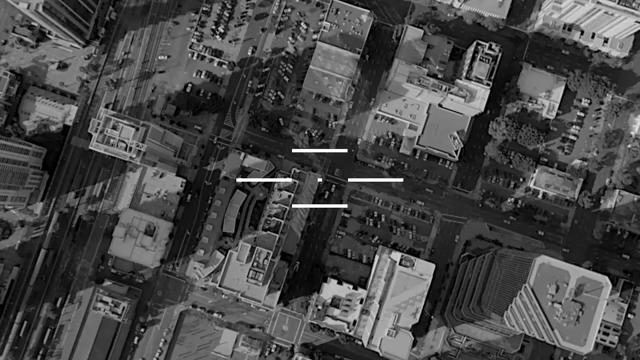
#> input picture Frames/00000.jpg, 640 x 360 px; its folder holds only this picture in this run
$ python main.py
#> lines starting #> are read from the running program, lines starting #| are printed output that depends on the picture
import matplotlib.pyplot as plt
import numpy as np
import os

def inpaint_diffussion(image, mask, iterations = 150):
    img_inpaint = image.copy()
    if not np.issubdtype(img_inpaint.dtype, np.floating):
        img_inpaint = img_inpaint.astype(np.float32)/ 255

    print(f'Starting inpainting for {iterations} iterations')
    for i in range(iterations):
        up = np.roll(img_inpaint, 1, axis=0)
        down = np.roll(img_inpaint, -1, axis=0)
        left = np.roll(img_inpaint, 1, axis=1)
        right = np.roll(img_inpaint, -1, axis=1)

        avg_neighbors = (up+down+right+left) / 4.0

        img_inpaint[mask] = avg_neighbors[mask]

    return np.clip(img_inpaint, 0.0,1.0)

input_folder = 'Frames'
output_folder = 'Cleaned'
os.makedirs(output_folder, exist_ok=True)
coordinates = [
    (235,177,293,183),
    (290,147,348,153),
    (342,176,404,182),
    (290,202,348,208),
    (316,177,322,182)
]


for frame_file in sorted(os.listdir(input_folder)):
    if not frame_file.endswith('.jpg'):
        continue

    image_path = os.path.join(input_folder, frame_file)
    img = plt.imread(image_path)
#> img is the input picture: shape (360, 640, 3); min 0, max 255, mean 72.8
    if img.shape[2] == 4:
        img = img[:,:,:3]
    height, width, _ = img.shape
#> height = 360; width = 640
    combined_mask = np.zeros((height,width), dtype=bool)

    for x1,y1,x2,y2 in coordinates:
        combined_mask[y1:y2, x1:x2] = True

    img_blended = inpaint_diffussion(img, mask=combined_mask, iterations = 200)
#> the loop in inpaint_diffussion, `for i in range(iterations):` made 200 passes
#> pass 1, in inpaint_diffussion, `up = np.roll(img_inpaint, 1, axis=0)`:
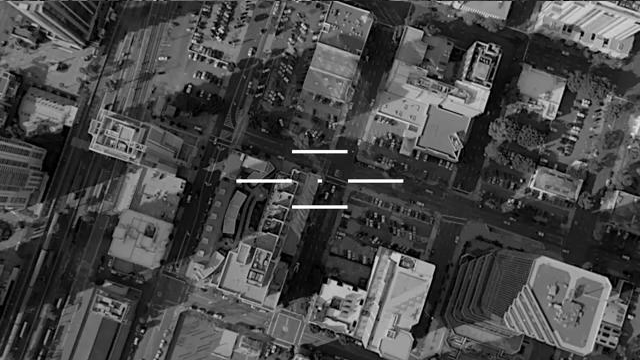
#> up: shape (360, 640, 3) float32; min 0, max 1, mean 0.286
#> pass 1, in inpaint_diffussion, `down = np.roll(img_inpaint, -1, axis=0)`:
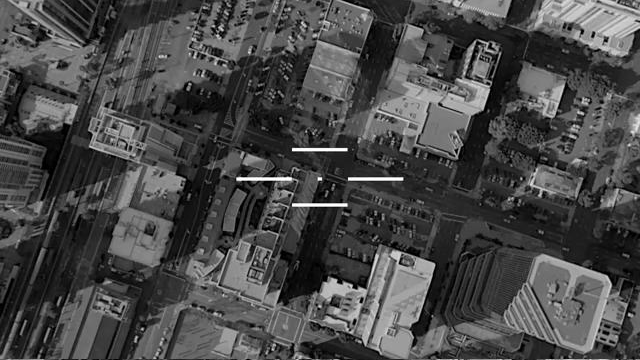
#> down: shape (360, 640, 3) float32; min 0, max 1, mean 0.286
#> pass 1, in inpaint_diffussion, `left = np.roll(img_inpaint, 1, axis=1)`:
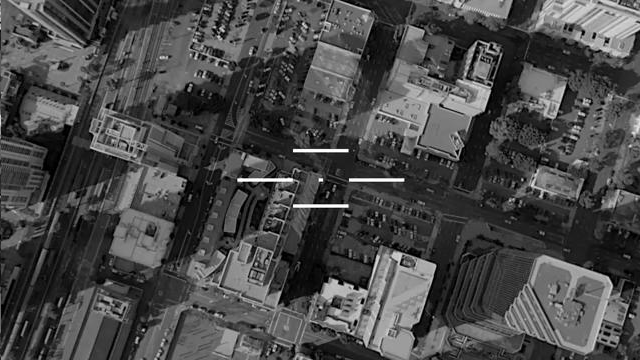
#> left: shape (360, 640, 3) float32; min 0, max 1, mean 0.286
#> pass 1, in inpaint_diffussion, `right = np.roll(img_inpaint, -1, axis=1)`:
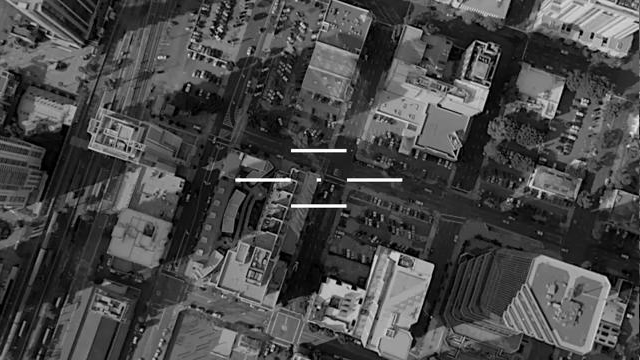
#> right: shape (360, 640, 3) float32; min 0, max 1, mean 0.286
#> after the loop in inpaint_diffussion, `for i in range(iterations):`:
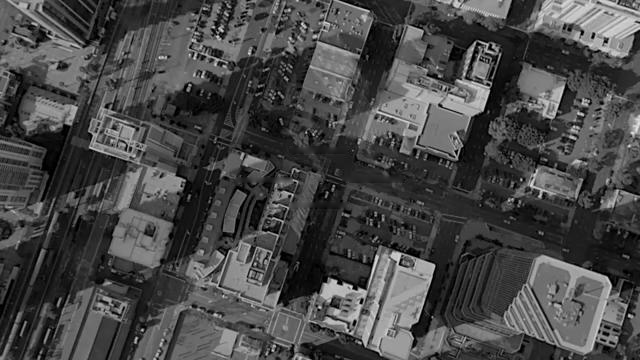
#> img_inpaint: shape (360, 640, 3) float32; min 0, max 0.894, mean 0.283
    print("Inpaint Successful")
    # fig, axes = plt.subplots(1,2, figsize = (20,10))

    # axes[0].imshow(img)
    # axes[0].set_title("Original Image")
    # axes[0].axis('off')

    # axes[1].imshow(img_blended)
    # axes[1].set_title("Image with Lines Removed")
    # axes[1].axis('off')

    # plt.tight_layout()
    # plt.show()

    save_path = os.path.join(output_folder, frame_file)
    plt.imsave(save_path, img_blended)
    print(f'Processed: {frame_file}')

$ run again, on Frames/00010.jpg
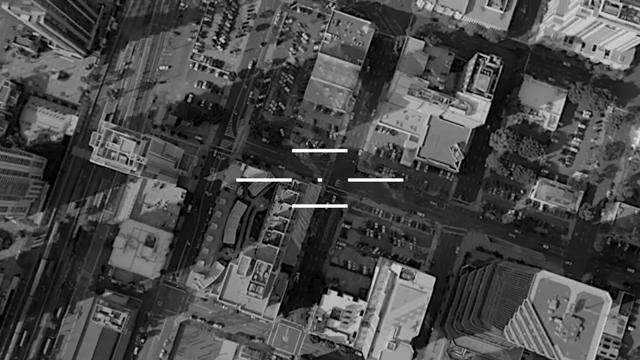
#> input picture Frames/00010.jpg, 640 x 360 px
#> img is the input picture: shape (360, 640, 3); min 0, max 255, mean 73.8
#> the loop in inpaint_diffussion, `for i in range(iterations):` made 200 passes
#> pass 1, in inpaint_diffussion, `down = np.roll(img_inpaint, -1, axis=0)`:
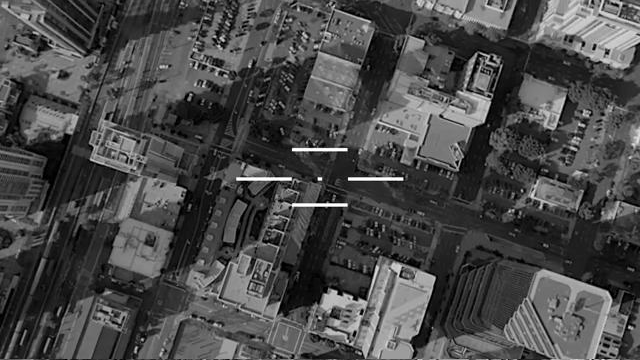
#> down: shape (360, 640, 3) float32; min 0, max 1, mean 0.289
#> after the loop in inpaint_diffussion, `for i in range(iterations):`:
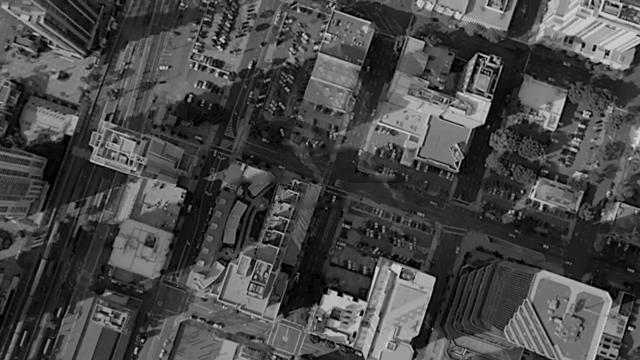
#> img_inpaint: shape (360, 640, 3) float32; min 0, max 0.898, mean 0.287
